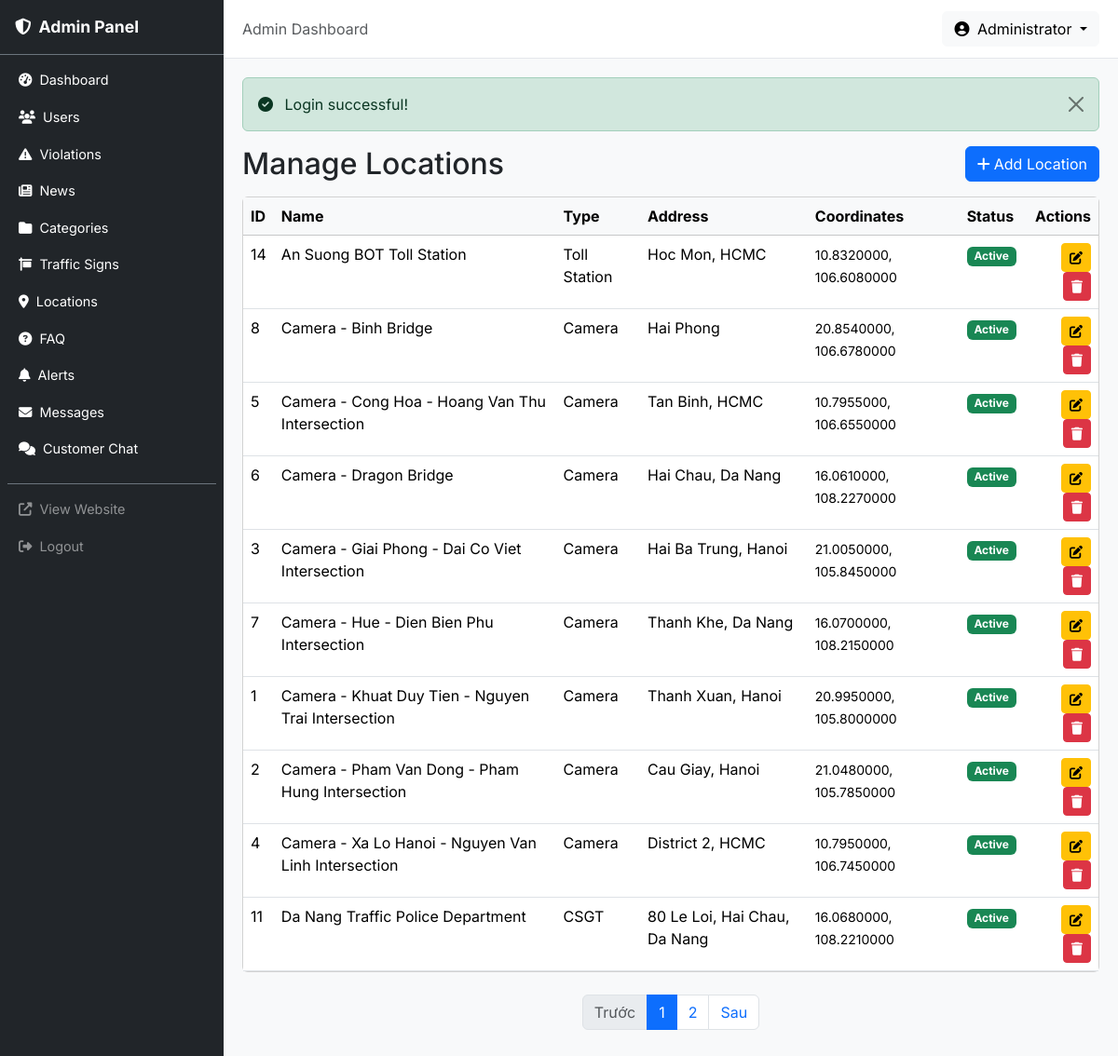
Page /admin/locations (signed in) on the committed database.
### tables this page shows
CREATE TABLE locations (
    id INT AUTO_INCREMENT PRIMARY KEY,
    name VARCHAR(255) NOT NULL,
    type ENUM('camera','csgt','toll','inspection') NOT NULL,
    address VARCHAR(500) NULL,
    latitude DECIMAL(10,7) NOT NULL DEFAULT 0,
    longitude DECIMAL(10,7) NOT NULL DEFAULT 0,
    description TEXT NULL,
    status TINYINT NOT NULL DEFAULT 1,
    created_at DATETIME NOT NULL DEFAULT CURRENT_TIMESTAMP,
    updated_at DATETIME NULL ON UPDATE CURRENT_TIMESTAMP,
    INDEX idx_type (type),
    INDEX idx_status (status)
);

### app/core/Controller.php (called while the page is built, shortened)
<?php
class Controller
{
    protected function view(string $view, array $data = [], string $layout = 'client'): void
    {
        extract($data);
        $viewPath = __DIR__ . '/../views/' . $view . '.php';
        require $viewPath;
    }
}

### app/controllers/admin/LocationController.php (called while the page is built, shortened)
<?php
class LocationController extends Controller
{
    public function index(): void
    {
        $model = new Location();
        $page = (int)($this->input('page', 1));
        $data = $model->paginate($page, 10, [], 'name ASC');
        $data['title'] = 'Manage Locations';
        $data['baseUrl'] = '/admin/locations';
        $this->view('admin/locations/index', $data, 'admin');
    }
}

### public/index.php (called while the page is built, shortened)
<?php
spl_autoload_register(function (string $class): void {
    $prefix = 'App\\';
    $baseDir = __DIR__ . '/../app/';
    $relativeClass = substr($class, strlen($prefix));
    $parts = explode('\\', $relativeClass);
    $parts[0] = strtolower($parts[0]);
    if (count($parts) > 1 && $parts[0] === 'controllers') {
        $parts[1] = strtolower($parts[1]);
    }
    $file = $baseDir . implode('/', $parts) . '.php';
});
$router = new App\Core\Router();
$uri = $_SERVER['REQUEST_URI'] ?? '/';
$method = $_SERVER['REQUEST_METHOD'] ?? 'GET';
$router->dispatch($uri, $method);

### app/core/Model.php (called while the page is built, shortened)
<?php
class Model
{
    protected PDO $db;
    protected string $table = '';
    public function __construct()
    {
        $this->db = Database::getInstance()->getConnection();
    }
    public function all(array $conditions = [], string $orderBy = '', int $limit = 0, int $offset = 0): array
    {
        $sql = "SELECT * FROM {$this->table}";
        $params = [];
        if (!empty($orderBy)) {
            $sql .= " ORDER BY {$orderBy}";
        }
        if ($limit > 0) {
            $sql .= " LIMIT {$limit}";
        }
        $stmt = $this->db->prepare($sql);
        $stmt->execute($params);
        return $stmt->fetchAll();
    }
    public function count(array $conditions = []): int
    {
        $sql = "SELECT COUNT(*) FROM {$this->table}";
        $params = [];
        $stmt = $this->db->prepare($sql);
        $stmt->execute($params);
        return (int) $stmt->fetchColumn();
    }
    public function paginate(int $page = 1, int $perPage = 10, array $conditions = [], string $orderBy = ''): array
    {
        $total = $this->count($conditions);
        $totalPages = max(1, (int) ceil($total / $perPage));
        $page = max(1, min($page, $totalPages));
        $offset = ($page - 1) * $perPage;
        $items = $this->all($conditions, $orderBy, $perPage, $offset);
        return [
            'items'      => $items,
            'total'      => $total,
            'page'       => $page,
            'per_page'   => $perPage,
            'total_pages'=> $totalPages,
            'has_next'   => $page < $totalPages,
            'has_prev'   => $page > 1,
        ];
    }
}

### app/core/Database.php (called while the page is built, shortened)
<?php
class Database
{
    private static ?Database $instance = null;
    private \PDO $pdo;
    private function __construct()
    {
        $config = require __DIR__ . '/../../config/config.php';
        $dsn = sprintf(
            'mysql:host=%s;dbname=%s;charset=%s',
            $config['db_host'],
            $config['db_name'],
            $config['db_charset']
        );
        $this->pdo = new \PDO($dsn, $config['db_user'], $config['db_pass'], [
            \PDO::ATTR_ERRMODE            => \PDO::ERRMODE_EXCEPTION,
            \PDO::ATTR_DEFAULT_FETCH_MODE => \PDO::FETCH_ASSOC,
            \PDO::ATTR_EMULATE_PREPARES   => false,
        ]);
    }
    public static function getInstance(): self
    {
        if (self::$instance === null) {
            self::$instance = new self();
        }
        return self::$instance;
    }
    public function getConnection(): \PDO
    {
        return $this->pdo;
    }
}

### app/core/Helper.php (called while the page is built, shortened)
<?php
class Helper
{
    public static function truncate(string $text, int $length = 100): string
    {
        if (mb_strlen($text) <= $length) {
            return $text;
        }
        return mb_substr($text, 0, $length) . '...';
    }
}

### app/views/admin/locations/index.php (the view, shortened to what this page needs)
<?php
require __DIR__ . '/../../partials/alerts.php';
?>
<div class="d-flex justify-content-between align-items-center mb-3">
    <h2 class="mb-0">Manage Locations</h2>
    <a href="/admin/locations/create" class="btn btn-primary"><i class="fas fa-plus me-1"></i>Add Location</a>
</div>
<div class="card">
    <div class="card-body p-0">
        <table class="table table-hover mb-0">
            <thead class="table-light">
                <tr>
                    <th>ID</th>
                    <th>Name</th>
                    <th>Type</th>
                    <th>Address</th>
                    <th>Coordinates</th>
                    <th>Status</th>
                    <th class="text-end">Actions</th>
                </tr>
            </thead>
            <tbody>
                <?php if (empty($items)): ?>
                    <tr><td colspan="7" class="text-center text-muted py-3">No locations found.</td></tr>
                <?php else:
                    foreach ($items as $loc): ?>
                <tr>
                    <td><?= $loc['id'] ?></td>
                    <td><?= htmlspecialchars($loc['name'], ENT_QUOTES, 'UTF-8') ?></td>
                    <td>
                        <?php
                        $typeLabels = [
                            'camera' => 'Camera',
                            'csgt' => 'CSGT',
                            'toll' => 'Toll Station',
                            'inspection' => 'Inspection',
                        ];
                        echo htmlspecialchars($typeLabels[$loc['type']] ?? $loc['type'], ENT_QUOTES, 'UTF-8');
                        ?>
                    </td>
                    <td><?= htmlspecialchars(\App\Core\Helper::truncate($loc['address'] ?? '—', 40), ENT_QUOTES, 'UTF-8') ?></td>
                    <td><small><?= htmlspecialchars($loc['latitude'], ENT_QUOTES, 'UTF-8') ?>, <?= htmlspecialchars($loc['longitude'], ENT_QUOTES, 'UTF-8') ?></small></td>
                    <td>
                        <span class="badge <?= $loc['status'] ? 'bg-success' : 'bg-secondary' ?>">
                            <?= $loc['status'] ? 'Active' : 'Hidden' ?>
                        </span>
                    </td>
                    <td class="text-end">
                        <a href="/admin/locations/<?= $loc['id'] ?>/edit" class="btn btn-sm btn-warning" title="Edit"><i class="fas fa-edit"></i></a>
                        <form method="POST" action="/admin/locations/<?= $loc['id'] ?>/delete" class="delete-form d-inline">
                            <button type="submit" class="btn btn-sm btn-danger" title="Delete"><i class="fas fa-trash"></i></button>
                        </form>
                    </td>
                </tr>
                <?php endforeach; endif; ?>
            </tbody>
        </table>
    </div>
</div>
<?php
$pagination = $data; require __DIR__ . '/../../partials/pagination.php';
?>

### app/core/Router.php (shortened to what this page needs)
<?php
class Router
{
    private array $routes = [];
    private function addRoute(string $method, string $uri, string $handler): void
    {
        $pattern = preg_replace('/\{([a-zA-Z_]+)\}/', '(?P<$1>[^/]+)', $uri);
        $pattern = '#^' . $pattern . '$#';
        $this->routes[] = [
            'method'  => $method,
            'pattern' => $pattern,
            'handler' => $handler,
        ];
    }
    public function dispatch(string $uri, string $method): void
    {
        $uri = parse_url($uri, PHP_URL_PATH);
        $uri = rtrim($uri, '/') ?: '/';
        foreach ($this->routes as $route) {
            if ($route['method'] !== strtoupper($method)) {
                continue;
            }
            if (preg_match($route['pattern'], $uri, $matches)) {
                $this->params = array_filter($matches, fn($key) => is_string($key), ARRAY_FILTER_USE_KEY);
                [$controllerPath, $action] = explode('@', $route['handler']);
                $controller = new $controllerClass();
                call_user_func_array([$controller, $action], array_values($this->params));
                return;
            }
        }
    }
}

### public/assets/css/admin.css (style rules this page uses)
:root { --sidebar-width: 240px; --primary: #1a56db; --primary-dark: #1e40af; }
body { font-family: 'Inter', 'Segoe UI', Tahoma, Geneva, Verdana, sans-serif; }

### rows in the picture
locations: id "14", name "An Suong BOT Toll Station", type "Toll Station", address "Hoc Mon, HCMC", latitude "10.8320000", longitude "106.6080000", status "Active"
locations: id "8", name "Camera - Binh Bridge", type "Camera", address "Hai Phong", latitude "20.8540000", longitude "106.6780000", status "Active"
locations: id "5", name "Camera - Cong Hoa - Hoang Van Thu Intersection", type "Camera", address "Tan Binh, HCMC", latitude "10.7955000", longitude "106.6550000", status "Active"
locations: id "6", name "Camera - Dragon Bridge", type "Camera", address "Hai Chau, Da Nang", latitude "16.0610000", longitude "108.2270000", status "Active"
locations: id "3", name "Camera - Giai Phong - Dai Co Viet Intersection", type "Camera", address "Hai Ba Trung, Hanoi", latitude "21.0050000", longitude "105.8450000", status "Active"
locations: id "7", name "Camera - Hue - Dien Bien Phu Intersection", type "Camera", address "Thanh Khe, Da Nang", latitude "16.0700000", longitude "108.2150000", status "Active"
locations: id "1", name "Camera - Khuat Duy Tien - Nguyen Trai Intersection", type "Camera", address "Thanh Xuan, Hanoi", latitude "20.9950000", longitude "105.8000000", status "Active"
locations: id "2", name "Camera - Pham Van Dong - Pham Hung Intersection", type "Camera", address "Cau Giay, Hanoi", latitude "21.0480000", longitude "105.7850000", status "Active"
locations: id "4", name "Camera - Xa Lo Hanoi - Nguyen Van Linh Intersection", type "Camera", address "District 2, HCMC", latitude "10.7950000", longitude "106.7450000", status "Active"
locations: id "11", name "Da Nang Traffic Police Department", type "CSGT", address "80 Le Loi, Hai Chau, Da Nang", latitude "16.0680000", longitude "108.2210000", status "Active"
